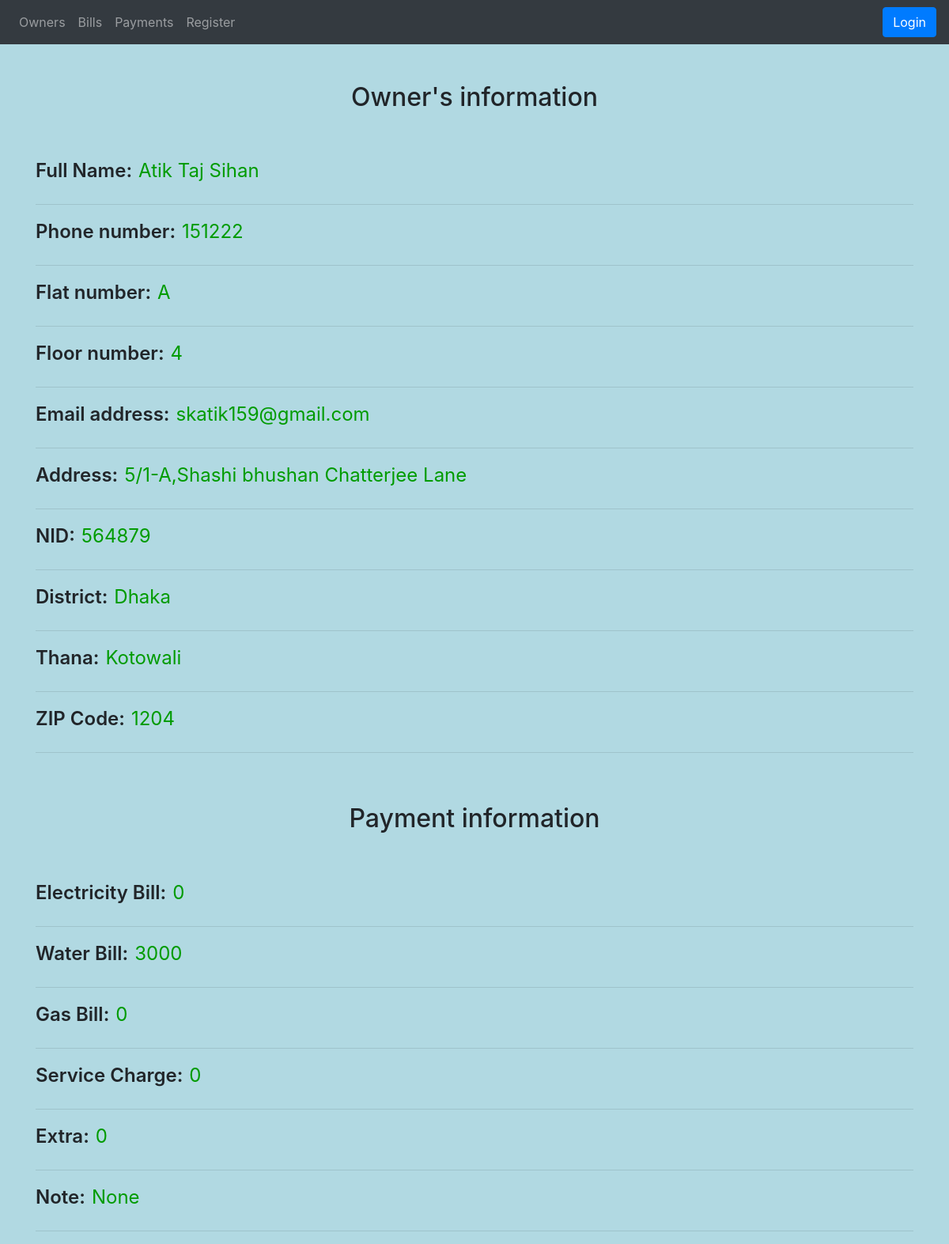
Page /view/4/ on the committed database.
### management/models.py (models this page shows, shortened)
class Owner(models.Model):
    name = models.CharField(max_length=100)
    email = models.CharField(max_length=100)
    phone = models.IntegerField()
    flat = models.CharField(max_length=1)
    floor = models.IntegerField()
    nid = models.IntegerField()
    address = models.CharField(max_length=100)
    district = models.CharField(max_length=100)
    thana = models.CharField(max_length=100)
    zipcode = models.IntegerField()

class Payment(models.Model):
    name = models.ForeignKey(Owner,on_delete=models.CASCADE,null=True,blank=True)
    flat = models.CharField(max_length=1,null=True,blank=True)
    floor = models.IntegerField(default=0)
    water_bill = models.IntegerField(default=0)
    gas_bill = models.IntegerField(default=0)
    current_bill = models.IntegerField(default=0)
    servicecharge = models.IntegerField(default=0)
    extracharge = models.IntegerField(default=0)
    note = models.CharField(max_length=100,null=True,blank=True)

### management/views.py (the view)
# urls.py: path('view/<str:pk>/',views.view,name="view"),
def view(request,pk):
    owner = Owner.objects.get(id=pk)
    try:
        payment = Payment.objects.get(name=pk)
        context = {'owner':owner,'payment':payment}
    except:
        context = {'owner':owner}
    return render(request,'view.html',context)

### templates/view.html (shortened to what this page needs)
{% load static %}
{% include 'navbar.html' %}
<!DOCTYPE html>
<html lang="en">
<head>
<link rel="stylesheet" href="https://maxcdn.bootstrapcdn.com/bootstrap/4.0.0/css/bootstrap.min.css">
</head>
<body style="background-color: rgb(177, 217, 226);">
 <div class="container">
  <div class="py-5 text-center">
    <h2>Owner's information</h2>
  </div>
 </div>
<div class="container">
  <div class="row">
    <div class="col-md-12">
        <div class="form-group">
            <label>Full Name:</label><span>{{owner.name}}</span>
            <hr>
        </div>
        <div class="form-group">
            <label>Phone number:</label><span>{{owner.phone}}</span>
            <hr>
        </div>
        <div class="form-group">
            <label>Flat number:</label><span>{{owner.flat}}</span>
            <hr>
        </div>
        <div class="form-group">
            <label>Floor number:</label><span>{{owner.floor}}</span>
            <hr>
        </div>
        <div class="form-group">
            <label>Email address:</label><span>{{owner.email}}</span>
            <hr>
        </div>
        <div class="form-group">
            <label>Address:</label><span>{{owner.address}}</span>
            <hr>
        </div>
        <div class="form-group">
            <label>NID:</label><span>{{owner.nid}}</span>
            <hr>
        </div>
        <div class="form-group">
            <label>District:</label><span>{{owner.district}}</span>
            <hr>
        </div>
        <div class="form-group">
            <label>Thana:</label><span>{{owner.thana}}</span>
            <hr>
        </div>
        <div class="form-group">
            <label>ZIP Code:</label><span>{{owner.zipcode}}</span>
            <hr>
        </div>
    </div>
  </div>
</div>
<div class="container">
    <div class="py-5 text-center">
      <h2>Payment information</h2>
    </div>
   </div>
  <div class="container">
    <div class="row">
      <div class="col-md-12">
          <div class="form-group">
              <label>Electricity Bill:</label><span>{{payment.current_bill}}</span>
              <hr>
          </div>
          <div class="form-group">
              <label>Water Bill:</label><span>{{payment.water_bill}}</span>
              <hr>
          </div>
          <div class="form-group">
              <label>Gas Bill:</label><span>{{payment.gas_bill}}</span>
              <hr>
          </div>
          <div class="form-group">
              <label>Service Charge:</label><span>{{payment.servicecharge}}</span>
              <hr>
          </div>
          <div class="form-group">
              <label>Extra:</label><span>{{payment.extracharge}}</span>
              <hr>
          </div>
          <div class="form-group">
              <label>Note:</label><span>{{payment.note}}</span>
              <hr>
          </div>
      </div>
    </div>
  </div>
</body>
</html>

### templates/view.html (style rules this page uses)
label { font-weight: 600; font-size:1.5em; }
span { color: rgb(0, 155, 0); font-size: x-large; padding-left: 8px; }

### rows in the picture
Owner: name "Atik Taj Sihan", phone "151222", flat "A", floor "4", email "skatik159@gmail.com", address "5/1-A,Shashi bhushan Chatterjee Lane", nid "564879", district "Dhaka", thana "Kotowali", zipcode "1204"
Payment: current_bill "0", water_bill "3000", gas_bill "0", servicecharge "0", extracharge "0", note "None"
